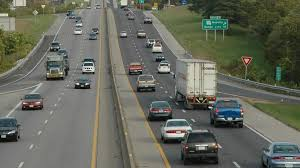
#> input picture data/raw/car1.jpeg, 300 x 168 px; its folder holds only this picture in this run
$ python preprocess.py
#> lines starting #> are read from the running program, lines starting #| are printed output that depends on the picture
import cv2
import os
from pathlib import Path

RAW_DIR = Path("data/raw")
PROCESSED_DIR = Path("data/processed")

def preprocess_image(image_path, target_size=(640, 480)):
    """Load, resize, and normalize an image."""
#> called with target_size = (640, 480)
    img = cv2.imread(str(image_path))
#> img is the input picture: shape (168, 300, 3); mean B, G, R 92.7, 104.6, 101.7
    if img is None:
        print(f"Could not read {image_path}")
        return None

    img_resized = cv2.resize(img, target_size)
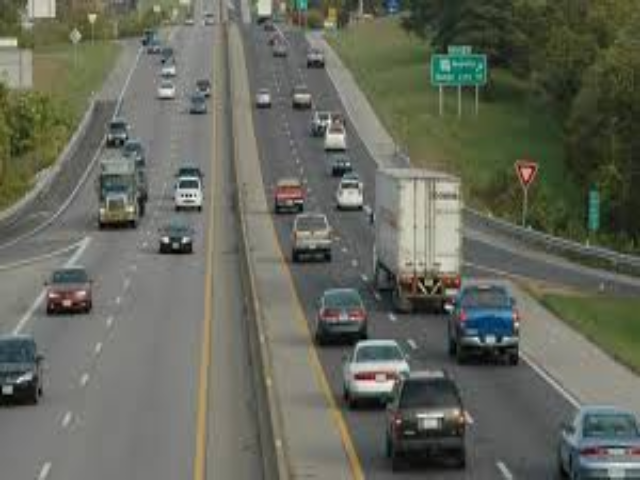
#> img_resized: shape (480, 640, 3); mean B, G, R 92.6, 104.4, 101.6

    img_normalized = cv2.convertScaleAbs(img_resized, alpha=1.2, beta=20)
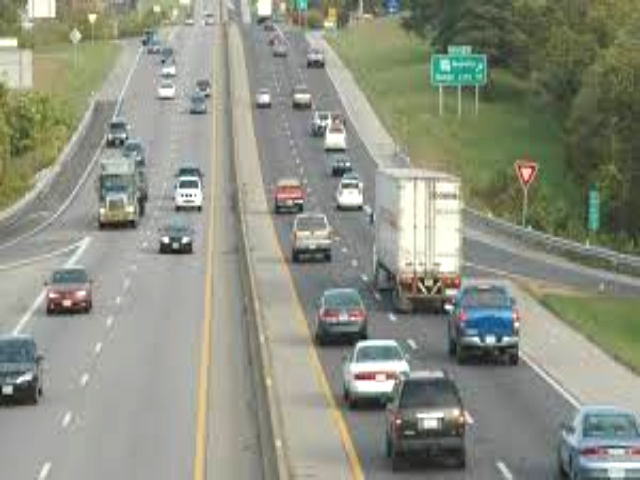
#> img_normalized: shape (480, 640, 3); mean B, G, R 131.1, 145.2, 141.8

    return img_normalized

def preprocess_dataset():
    """Process all images from RAW_DIR and save into PROCESSED_DIR."""
    PROCESSED_DIR.mkdir(parents=True, exist_ok=True)

    for img_file in RAW_DIR.iterdir():
        if img_file.suffix.lower() not in [".jpg", ".png", ".jpeg"]:
            continue

        processed = preprocess_image(img_file)
        if processed is not None:
            save_path = PROCESSED_DIR / img_file.name
            cv2.imwrite(str(save_path), processed)
            print(f"Processed and saved: {save_path}")

if __name__ == "__main__":
    preprocess_dataset()

$ run again, on data/raw/car5.jpeg
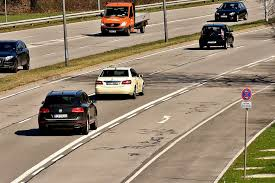
#> input picture data/raw/car5.jpeg, 275 x 183 px
#> in preprocess_image, img is the input picture: shape (183, 275, 3); mean B, G, R 110.7, 132.4, 149.1
#> in preprocess_image, `img_resized = cv2.resize(img, target_size)`:
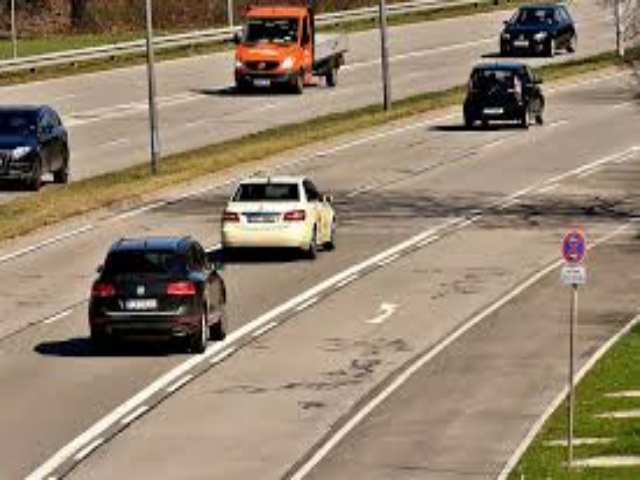
#> img_resized: shape (480, 640, 3); mean B, G, R 110.6, 132.2, 149
#> in preprocess_image, `img_normalized = cv2.convertScaleAbs(img_resized, alpha=1.2, beta=20)`:
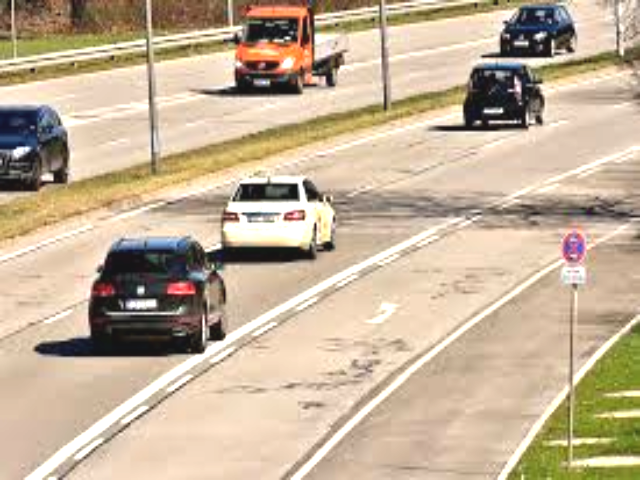
#> img_normalized: shape (480, 640, 3); mean B, G, R 152.2, 177.5, 196.5

$ run again, on data/raw/pedestrian1.jpeg
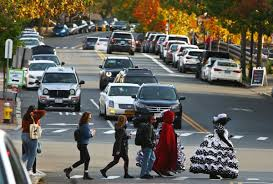
#> input picture data/raw/pedestrian1.jpeg, 273 x 184 px
#> in preprocess_image, img is the input picture: shape (184, 273, 3); mean B, G, R 92.2, 100.8, 103.3
#> in preprocess_image, `img_resized = cv2.resize(img, target_size)`:
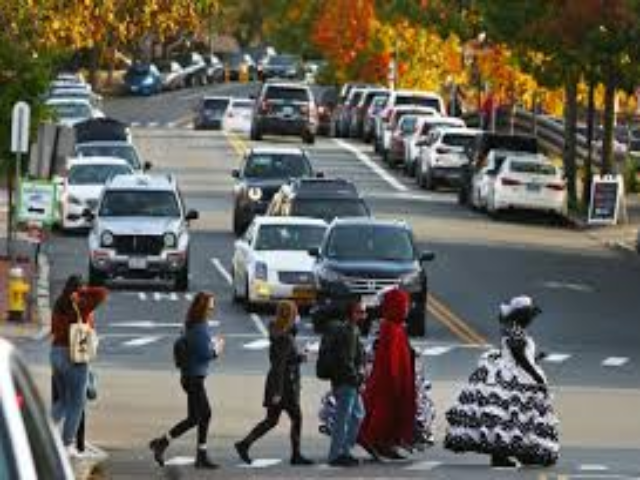
#> img_resized: shape (480, 640, 3); mean B, G, R 92.1, 100.7, 103.1
#> in preprocess_image, `img_normalized = cv2.convertScaleAbs(img_resized, alpha=1.2, beta=20)`:
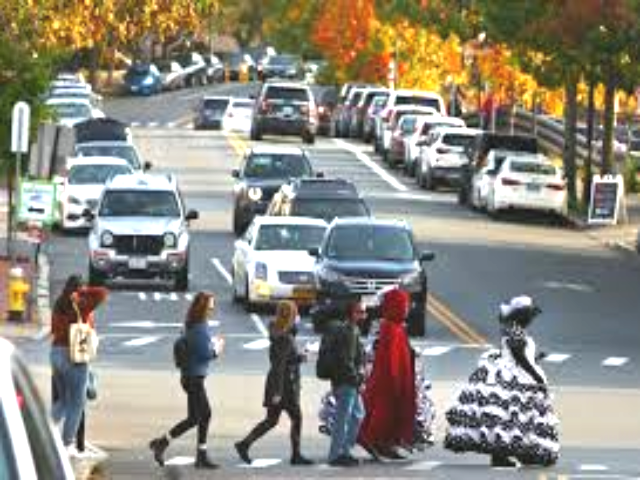
#> img_normalized: shape (480, 640, 3); mean B, G, R 128.9, 139.4, 142.5

$ run again, on data/raw/pedestrian2.jpeg
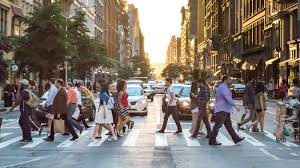
#> input picture data/raw/pedestrian2.jpeg, 300 x 168 px
#> in preprocess_image, img is the input picture: shape (168, 300, 3); mean B, G, R 110.7, 119, 127.7
#> in preprocess_image, `img_resized = cv2.resize(img, target_size)`:
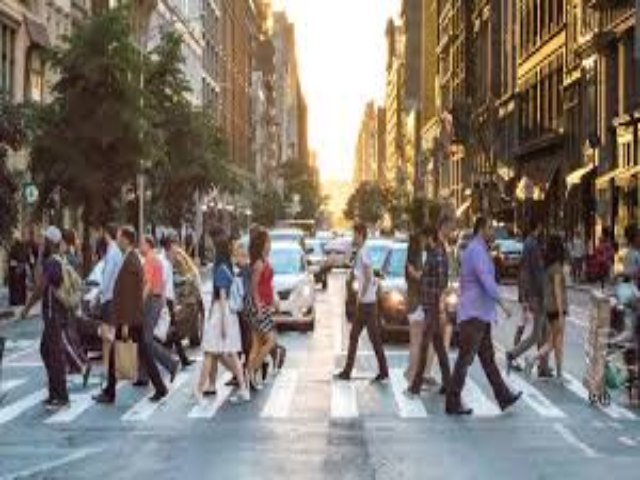
#> img_resized: shape (480, 640, 3); mean B, G, R 110.5, 118.8, 127.6
#> in preprocess_image, `img_normalized = cv2.convertScaleAbs(img_resized, alpha=1.2, beta=20)`:
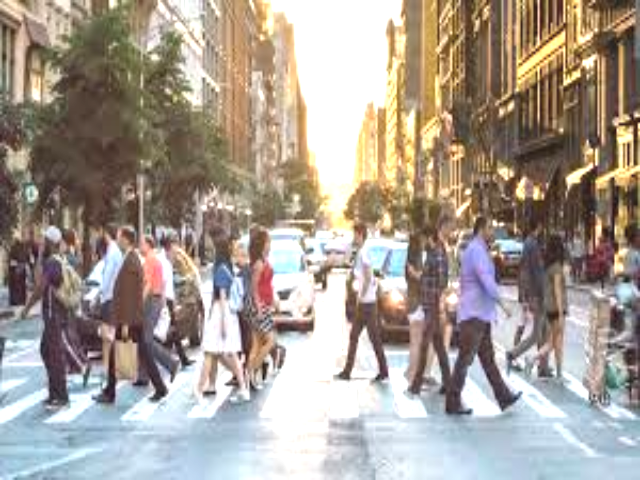
#> img_normalized: shape (480, 640, 3); mean B, G, R 147.8, 157.5, 167.1

$ run again, on data/raw/car2.jpeg
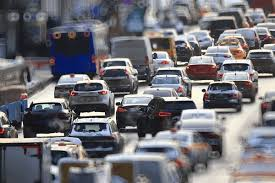
#> input picture data/raw/car2.jpeg, 275 x 183 px
#> in preprocess_image, img is the input picture: shape (183, 275, 3); mean B, G, R 117.5, 111.8, 112.6
#> in preprocess_image, `img_resized = cv2.resize(img, target_size)`:
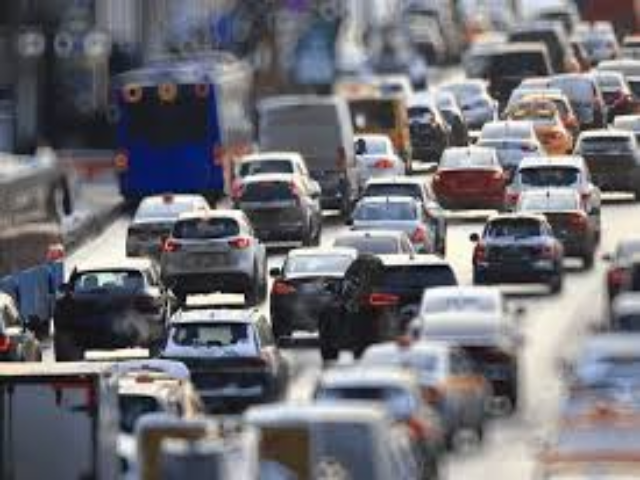
#> img_resized: shape (480, 640, 3); mean B, G, R 117.4, 111.7, 112.5
#> in preprocess_image, `img_normalized = cv2.convertScaleAbs(img_resized, alpha=1.2, beta=20)`:
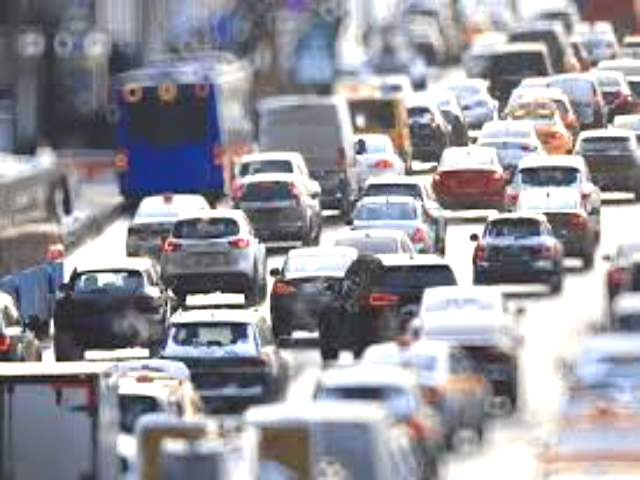
#> img_normalized: shape (480, 640, 3); mean B, G, R 157.2, 150.1, 150.8
